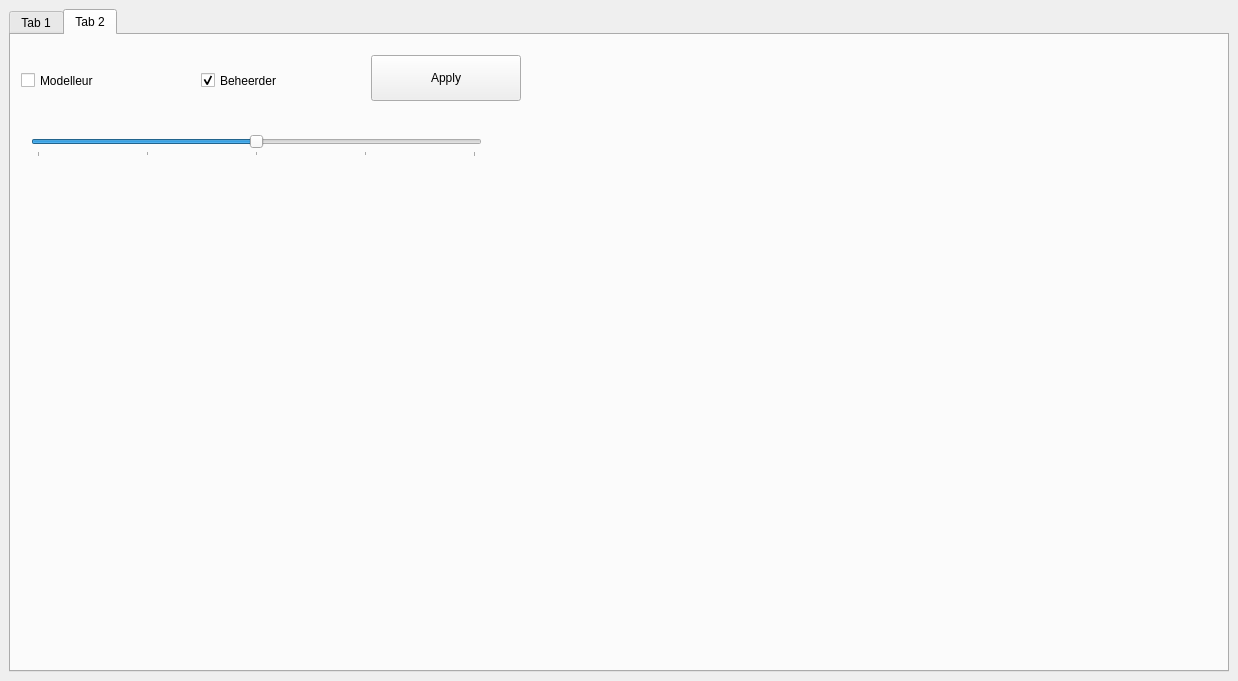
<?xml version="1.0" encoding="UTF-8"?>
<ui version="4.0">
 <class>DatacheckerDockWidgetBase</class>
 <widget class="QDockWidget" name="DatacheckerDockWidgetBase">
  <property name="geometry">
   <rect>
    <x>0</x>
    <y>0</y>
    <width>1238</width>
    <height>681</height>
   </rect>
  </property>
  <property name="windowTitle">
   <string>Riooldatachecker</string>
  </property>
  <widget class="QWidget" name="dockWidgetContents">
   <layout class="QGridLayout" name="gridLayout">
    <item row="0" column="0">
     <widget class="QTabWidget" name="tabWidget">
      <property name="currentIndex">
       <number>1</number>
      </property>
      <widget class="QWidget" name="tab">
       <attribute name="title">
        <string>Tab 1</string>
       </attribute>
       <widget class="QPushButton" name="selectFolderButton">
        <property name="geometry">
         <rect>
          <x>1052</x>
          <y>4</y>
          <width>150</width>
          <height>46</height>
         </rect>
        </property>
        <property name="text">
         <string>Select Folder</string>
        </property>
       </widget>
       <widget class="QListWidget" name="listChecks">
        <property name="geometry">
         <rect>
          <x>0</x>
          <y>62</y>
          <width>1040</width>
          <height>237</height>
         </rect>
        </property>
        <property name="selectionMode">
         <enum>QAbstractItemView::MultiSelection</enum>
        </property>
       </widget>
       <widget class="QLineEdit" name="folderNaam">
        <property name="geometry">
         <rect>
          <x>0</x>
          <y>10</y>
          <width>1040</width>
          <height>33</height>
         </rect>
        </property>
       </widget>
       <widget class="QPushButton" name="InladenGpkgButton">
        <property name="geometry">
         <rect>
          <x>0</x>
          <y>311</y>
          <width>1040</width>
          <height>46</height>
         </rect>
        </property>
        <property name="text">
         <string>Checks laden</string>
        </property>
       </widget>
      </widget>
      <widget class="QWidget" name="tab_2">
       <attribute name="title">
        <string>Tab 2</string>
       </attribute>
       <widget class="QCheckBox" name="qmlModelleurBox">
        <property name="geometry">
         <rect>
          <x>10</x>
          <y>30</y>
          <width>136</width>
          <height>31</height>
         </rect>
        </property>
        <property name="text">
         <string>Modelleur</string>
        </property>
       </widget>
       <widget class="QCheckBox" name="qmlBeheerderBox">
        <property name="geometry">
         <rect>
          <x>190</x>
          <y>30</y>
          <width>136</width>
          <height>31</height>
         </rect>
        </property>
        <property name="text">
         <string>Beheerder</string>
        </property>
        <property name="checked">
         <bool>true</bool>
        </property>
       </widget>
       <widget class="QPushButton" name="applyStylingButton">
        <property name="geometry">
         <rect>
          <x>360</x>
          <y>20</y>
          <width>150</width>
          <height>46</height>
         </rect>
        </property>
        <property name="text">
         <string>Apply</string>
        </property>
       </widget>
       <widget class="QSlider" name="ObjectSlider">
        <property name="geometry">
         <rect>
          <x>20</x>
          <y>100</y>
          <width>451</width>
          <height>22</height>
         </rect>
        </property>
        <property name="minimum">
         <number>1</number>
        </property>
        <property name="maximum">
         <number>5</number>
        </property>
        <property name="pageStep">
         <number>10</number>
        </property>
        <property name="value">
         <number>3</number>
        </property>
        <property name="sliderPosition">
         <number>3</number>
        </property>
        <property name="orientation">
         <enum>Qt::Horizontal</enum>
        </property>
        <property name="tickPosition">
         <enum>QSlider::TicksBelow</enum>
        </property>
        <property name="tickInterval">
         <number>1</number>
        </property>
       </widget>
      </widget>
     </widget>
    </item>
   </layout>
  </widget>
 </widget>
 <resources/>
 <connections/>
</ui>
